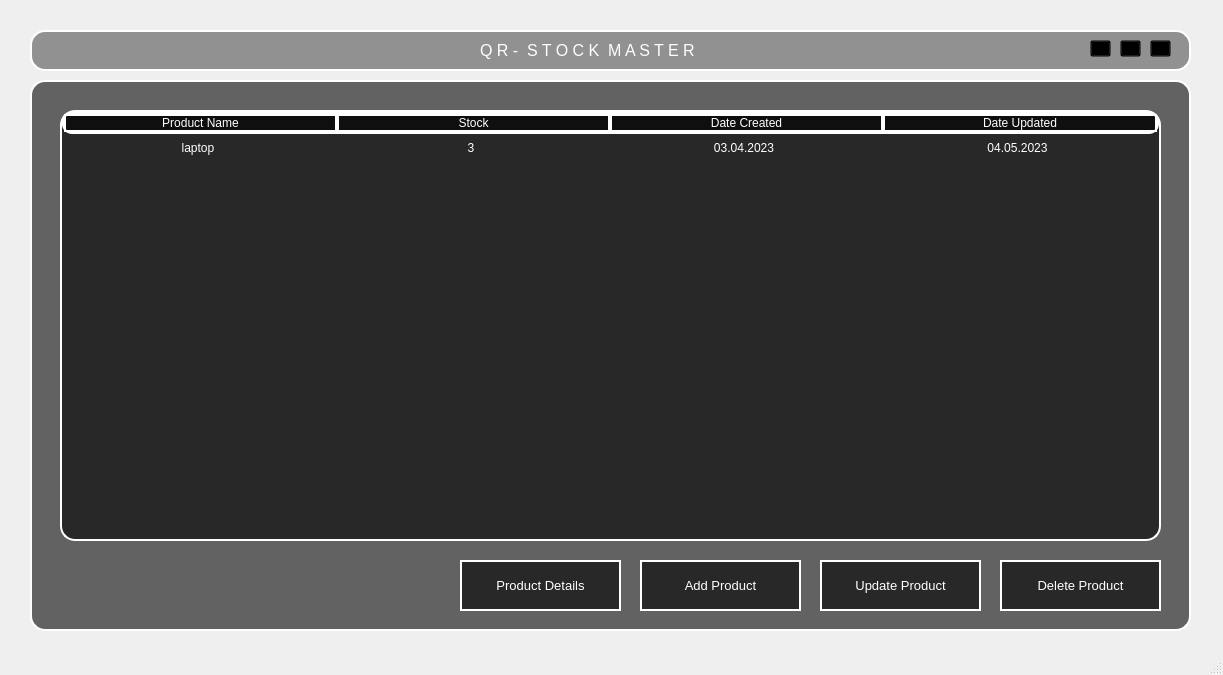
<?xml version="1.0" encoding="UTF-8"?>
<ui version="4.0">
 <class>MainWindow</class>
 <widget class="QMainWindow" name="MainWindow">
  <property name="geometry">
   <rect>
    <x>0</x>
    <y>0</y>
    <width>1223</width>
    <height>675</height>
   </rect>
  </property>
  <property name="windowTitle">
   <string>MainWindow</string>
  </property>
  <widget class="QWidget" name="centralwidget">
   <property name="styleSheet">
    <string notr="true"/>
   </property>
   <widget class="QLabel" name="label">
    <property name="geometry">
     <rect>
      <x>20</x>
      <y>30</y>
      <width>531</width>
      <height>41</height>
     </rect>
    </property>
    <property name="styleSheet">
     <string notr="true">QPushButton#btn_x{
         background-color: qlineargradient(spread:pad, x1:0, y1:0.505682, x2:1, y2:0477, stop:0 rgba(20, 47, 78, 219), stop:1 rgba(85, 98 , 112, 226));
        color: rgba(255, 255, 255, 210);
        border-radius:5px;
}
QPushButton#btn_x:pressed{
        padding-left:5px;
        padding-top:5px;
        background-color:rgba(105, 118, 132, 200);
}
QPushButton#btn_x:hover{
        background-color: qlineargradient(spread:pad, x1:0, y1:0.505682, x2:1, y2:0477, stop:0 rgba(40, 67, 98, 219), stop:1 rgba(105, 118 , 132, 226));
}
</string>
    </property>
    <property name="text">
     <string/>
    </property>
   </widget>
   <widget class="QLabel" name="label_2">
    <property name="geometry">
     <rect>
      <x>30</x>
      <y>30</y>
      <width>1161</width>
      <height>41</height>
     </rect>
    </property>
    <property name="styleSheet">
     <string notr="true">background-color:rgba(0, 0, 0, 100);
border-radius:15px;
border: 1.5px solid white;</string>
    </property>
    <property name="text">
     <string/>
    </property>
   </widget>
   <widget class="QWidget" name="widget" native="true">
    <property name="geometry">
     <rect>
      <x>1090</x>
      <y>40</y>
      <width>81</width>
      <height>21</height>
     </rect>
    </property>
    <property name="styleSheet">
     <string notr="true"/>
    </property>
    <widget class="QPushButton" name="btn_max_3">
     <property name="geometry">
      <rect>
       <x>0</x>
       <y>0</y>
       <width>21</width>
       <height>17</height>
      </rect>
     </property>
     <property name="styleSheet">
      <string notr="true">background-color: rgba(0, 0, 0, 0);</string>
     </property>
     <property name="text">
      <string/>
     </property>
     <property name="icon">
      <iconset resource="../../../Desktop/projeler/application/icons/iconsRed.qrc">
       <normaloff>:/icons/minus.svg</normaloff>:/icons/minus.svg</iconset>
     </property>
    </widget>
    <widget class="QPushButton" name="btn_max_2">
     <property name="geometry">
      <rect>
       <x>60</x>
       <y>0</y>
       <width>21</width>
       <height>17</height>
      </rect>
     </property>
     <property name="styleSheet">
      <string notr="true">background-color: rgba(0, 0, 0, 0);
</string>
     </property>
     <property name="text">
      <string/>
     </property>
     <property name="icon">
      <iconset resource="../../../Desktop/projeler/application/icons/iconsRed.qrc">
       <normaloff>:/icons/x.svg</normaloff>:/icons/x.svg</iconset>
     </property>
    </widget>
    <widget class="QPushButton" name="btn_max">
     <property name="geometry">
      <rect>
       <x>30</x>
       <y>0</y>
       <width>21</width>
       <height>17</height>
      </rect>
     </property>
     <property name="styleSheet">
      <string notr="true">background-color: rgba(0, 0, 0, 0);</string>
     </property>
     <property name="text">
      <string/>
     </property>
     <property name="icon">
      <iconset resource="../../../Desktop/projeler/application/icons/iconsRed.qrc">
       <normaloff>:/icons/maximize.svg</normaloff>:/icons/maximize.svg</iconset>
     </property>
    </widget>
   </widget>
   <widget class="QLabel" name="label_3">
    <property name="geometry">
     <rect>
      <x>10</x>
      <y>10</y>
      <width>1201</width>
      <height>641</height>
     </rect>
    </property>
    <property name="styleSheet">
     <string notr="true">background-image: url(:/image/bg2.jpg);
border-radius:15px;
</string>
    </property>
    <property name="text">
     <string/>
    </property>
   </widget>
   <widget class="QLabel" name="label_4">
    <property name="geometry">
     <rect>
      <x>30</x>
      <y>80</y>
      <width>1161</width>
      <height>551</height>
     </rect>
    </property>
    <property name="styleSheet">
     <string notr="true">background-color:rgba(0, 0, 0, 150);
border-radius:15px;
border: 1.5px solid white;</string>
    </property>
    <property name="text">
     <string/>
    </property>
   </widget>
   <widget class="QLabel" name="label_5">
    <property name="geometry">
     <rect>
      <x>480</x>
      <y>40</y>
      <width>261</width>
      <height>21</height>
     </rect>
    </property>
    <property name="font">
     <font>
      <pointsize>12</pointsize>
     </font>
    </property>
    <property name="styleSheet">
     <string notr="true">color: rgb(255, 255, 255);</string>
    </property>
    <property name="text">
     <string>Q R -  S T O C K  M A S T E R</string>
    </property>
   </widget>
   <widget class="QPushButton" name="btn_add_product">
    <property name="geometry">
     <rect>
      <x>640</x>
      <y>560</y>
      <width>161</width>
      <height>51</height>
     </rect>
    </property>
    <property name="font">
     <font>
      <pointsize>10</pointsize>
     </font>
    </property>
    <property name="styleSheet">
     <string notr="true">background-color:rgba(0, 0, 0, 150);
border: 1.5px solid white;
color:white</string>
    </property>
    <property name="text">
     <string>Add Product</string>
    </property>
    <property name="icon">
     <iconset resource="../../../Desktop/projeler/application/icons/iconsRed.qrc">
      <normaloff>:/icons/download.svg</normaloff>:/icons/download.svg</iconset>
    </property>
    <property name="iconSize">
     <size>
      <width>30</width>
      <height>30</height>
     </size>
    </property>
   </widget>
   <widget class="QPushButton" name="btn_delete_product">
    <property name="geometry">
     <rect>
      <x>1000</x>
      <y>560</y>
      <width>161</width>
      <height>51</height>
     </rect>
    </property>
    <property name="font">
     <font>
      <pointsize>10</pointsize>
     </font>
    </property>
    <property name="styleSheet">
     <string notr="true">background-color:rgba(0, 0, 0, 150);
border: 1.5px solid white;
color:white</string>
    </property>
    <property name="text">
     <string>Delete Product</string>
    </property>
    <property name="icon">
     <iconset resource="../../../Desktop/projeler/application/icons/iconsRed.qrc">
      <normaloff>:/icons/delete.svg</normaloff>:/icons/delete.svg</iconset>
    </property>
    <property name="iconSize">
     <size>
      <width>30</width>
      <height>30</height>
     </size>
    </property>
   </widget>
   <widget class="QPushButton" name="btn_update_product">
    <property name="geometry">
     <rect>
      <x>820</x>
      <y>560</y>
      <width>161</width>
      <height>51</height>
     </rect>
    </property>
    <property name="font">
     <font>
      <pointsize>10</pointsize>
     </font>
    </property>
    <property name="styleSheet">
     <string notr="true">background-color:rgba(0, 0, 0, 150);
border: 1.5px solid white;
color:white</string>
    </property>
    <property name="text">
     <string>Update Product</string>
    </property>
    <property name="icon">
     <iconset resource="../../../Desktop/projeler/application/icons/iconsRed.qrc">
      <normaloff>:/icons/edit.svg</normaloff>:/icons/edit.svg</iconset>
    </property>
    <property name="iconSize">
     <size>
      <width>30</width>
      <height>30</height>
     </size>
    </property>
   </widget>
   <widget class="QTableWidget" name="tableWidget">
    <property name="geometry">
     <rect>
      <x>60</x>
      <y>110</y>
      <width>1101</width>
      <height>431</height>
     </rect>
    </property>
    <property name="contextMenuPolicy">
     <enum>Qt::DefaultContextMenu</enum>
    </property>
    <property name="acceptDrops">
     <bool>false</bool>
    </property>
    <property name="layoutDirection">
     <enum>Qt::LeftToRight</enum>
    </property>
    <property name="autoFillBackground">
     <bool>false</bool>
    </property>
    <property name="styleSheet">
     <string notr="true">QTableWidget
{
	background-color:rgba(0, 0, 0, 150);
	border-radius:15px;
	border: 1.5px solid white;
	color: white
}

QHeaderView
{
	border:none;
	background-color: rgba(0, 0, 0, 100);
	color: rgb(0, 0, 0);
	border:2px solid white;
	border-radius:10px;
}
QHeaderView::section
{
	border:none;
	background-color: rgba(0, 0, 0, 100);
	border:2px solid white;
	color: rgb(255, 255, 255);
	border-radius:10px;
}</string>
    </property>
    <property name="inputMethodHints">
     <set>Qt::ImhNone</set>
    </property>
    <property name="frameShape">
     <enum>QFrame::Box</enum>
    </property>
    <property name="frameShadow">
     <enum>QFrame::Sunken</enum>
    </property>
    <property name="lineWidth">
     <number>1</number>
    </property>
    <property name="midLineWidth">
     <number>2</number>
    </property>
    <property name="verticalScrollBarPolicy">
     <enum>Qt::ScrollBarAsNeeded</enum>
    </property>
    <property name="sizeAdjustPolicy">
     <enum>QAbstractScrollArea::AdjustToContents</enum>
    </property>
    <property name="alternatingRowColors">
     <bool>false</bool>
    </property>
    <property name="textElideMode">
     <enum>Qt::ElideMiddle</enum>
    </property>
    <property name="showGrid">
     <bool>true</bool>
    </property>
    <property name="gridStyle">
     <enum>Qt::NoPen</enum>
    </property>
    <property name="sortingEnabled">
     <bool>true</bool>
    </property>
    <attribute name="horizontalHeaderVisible">
     <bool>true</bool>
    </attribute>
    <attribute name="horizontalHeaderCascadingSectionResizes">
     <bool>true</bool>
    </attribute>
    <attribute name="horizontalHeaderDefaultSectionSize">
     <number>273</number>
    </attribute>
    <attribute name="horizontalHeaderHighlightSections">
     <bool>true</bool>
    </attribute>
    <attribute name="horizontalHeaderShowSortIndicator" stdset="0">
     <bool>true</bool>
    </attribute>
    <attribute name="horizontalHeaderStretchLastSection">
     <bool>true</bool>
    </attribute>
    <attribute name="verticalHeaderVisible">
     <bool>false</bool>
    </attribute>
    <attribute name="verticalHeaderCascadingSectionResizes">
     <bool>false</bool>
    </attribute>
    <attribute name="verticalHeaderHighlightSections">
     <bool>false</bool>
    </attribute>
    <attribute name="verticalHeaderShowSortIndicator" stdset="0">
     <bool>false</bool>
    </attribute>
    <row>
     <property name="text">
      <string>1</string>
     </property>
    </row>
    <column>
     <property name="text">
      <string>Product Name</string>
     </property>
     <property name="textAlignment">
      <set>AlignCenter</set>
     </property>
    </column>
    <column>
     <property name="text">
      <string>Stock</string>
     </property>
    </column>
    <column>
     <property name="text">
      <string>Date Created</string>
     </property>
    </column>
    <column>
     <property name="text">
      <string>Date Updated</string>
     </property>
    </column>
    <item row="0" column="0">
     <property name="text">
      <string>laptop</string>
     </property>
     <property name="textAlignment">
      <set>AlignCenter</set>
     </property>
    </item>
    <item row="0" column="1">
     <property name="text">
      <string>3</string>
     </property>
     <property name="textAlignment">
      <set>AlignCenter</set>
     </property>
    </item>
    <item row="0" column="2">
     <property name="text">
      <string>03.04.2023</string>
     </property>
     <property name="textAlignment">
      <set>AlignCenter</set>
     </property>
    </item>
    <item row="0" column="3">
     <property name="text">
      <string>04.05.2023</string>
     </property>
     <property name="textAlignment">
      <set>AlignCenter</set>
     </property>
    </item>
   </widget>
   <widget class="QPushButton" name="btn_details">
    <property name="geometry">
     <rect>
      <x>460</x>
      <y>560</y>
      <width>161</width>
      <height>51</height>
     </rect>
    </property>
    <property name="font">
     <font>
      <pointsize>10</pointsize>
     </font>
    </property>
    <property name="styleSheet">
     <string notr="true">background-color:rgba(0, 0, 0, 150);
border: 1.5px solid white;
color:white</string>
    </property>
    <property name="text">
     <string>Product Details</string>
    </property>
    <property name="icon">
     <iconset resource="../../../Desktop/projeler/application/icons/iconsRed.qrc">
      <normaloff>:/icons/search.svg</normaloff>:/icons/search.svg</iconset>
    </property>
    <property name="iconSize">
     <size>
      <width>30</width>
      <height>30</height>
     </size>
    </property>
   </widget>
   <zorder>label_3</zorder>
   <zorder>label_4</zorder>
   <zorder>label</zorder>
   <zorder>label_2</zorder>
   <zorder>widget</zorder>
   <zorder>label_5</zorder>
   <zorder>btn_add_product</zorder>
   <zorder>btn_delete_product</zorder>
   <zorder>btn_update_product</zorder>
   <zorder>tableWidget</zorder>
   <zorder>btn_details</zorder>
  </widget>
  <widget class="QStatusBar" name="statusbar"/>
 </widget>
 <resources>
  <include location="../../../Desktop/projeler/application/icons/iconsRed.qrc"/>
  <include location="res.qrc"/>
 </resources>
 <connections/>
</ui>
